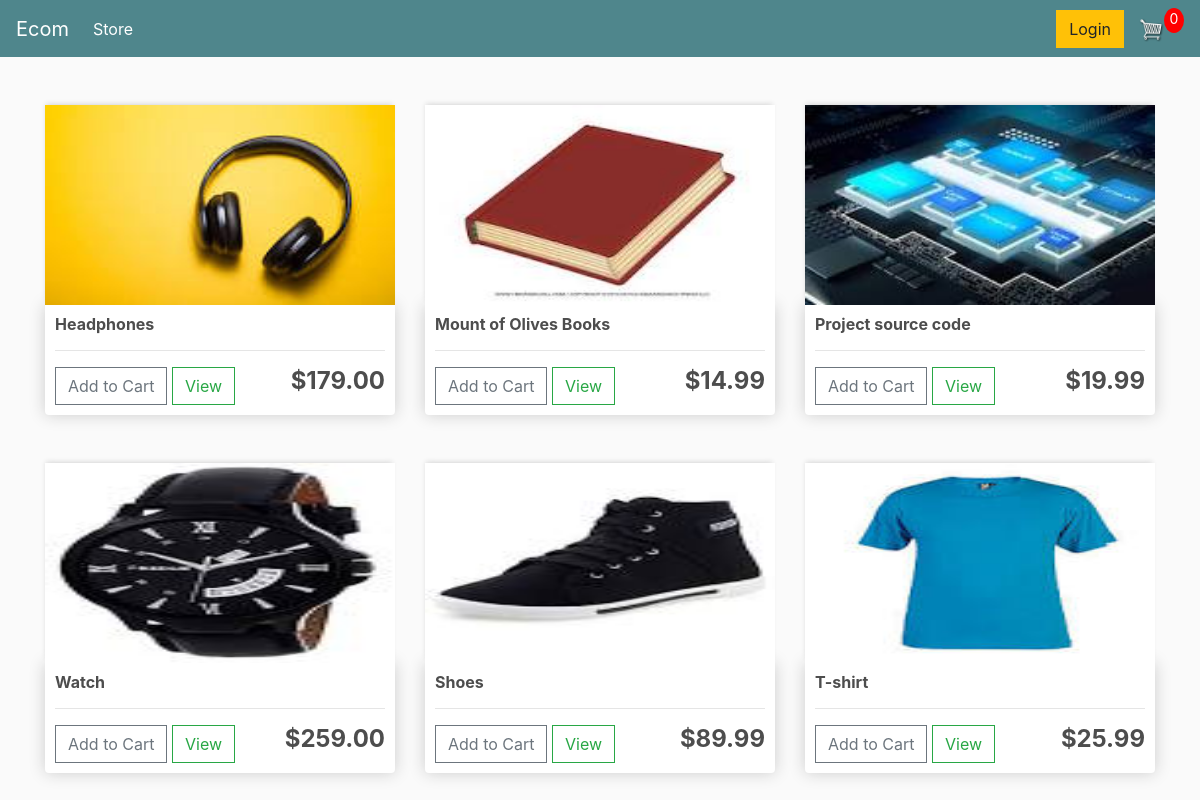
The page / on the database its author committed.
### store/models.py (models this page shows, shortened)
class Product(models.Model):
    name = models.CharField(max_length=200)
    price = models.DecimalField(max_digits=7, decimal_places=2)
    digital = models.BooleanField(default = False, blank=True, null=True)
    image = models.ImageField(blank=True, null=True)
    @property
    def imageURL(self):
        try:
            url = self.image.url
        except:
            url = ' '
        return url

### store/views.py (the view)
# urls.py: path('', include('store.urls')),
def store(request):
	data = cartData(request)
	cartItems = data['cartItems']
	products = Product.objects.all()
	context = {'products':products, 'cartItems':cartItems}
	return render(request, 'store/store.html', context)

### store/utils.py (called while the page is built, shortened)
def cookieCart(request):
    try:
        cart = json.loads(request.COOKIES['cart'])
    except:
        cart = {}
    print('Cart:', cart)
    items = []
    order = {'get_cart_total': 0, 'get_cart_item':0, 'shipping':False}
    cartItems = order['get_cart_item']
    return {'cartItems':cartItems, 'order': order, 'items':items}

def cartData(request):
    if request.user.is_authenticated:
        customer = request.user.customer
        order, created = Order.objects.get_or_create(customer = customer, complete = False)
        items = order.orderitem_set.all()
        cartItems = order.get_cart_item
    else:
        cookieData = cookieCart(request)
        cartItems = cookieData['cartItems']
        order = cookieData['order']
        items = cookieData['items']
    return {'cartItems':cartItems, 'order': order, 'items':items}

### store/templates/store/store.html
{% extends 'store/main.html' %}
{% load static %}
{% block content %}
	<div class="row">
		{% for product in products  %}
		<div class="col-lg-4 mt-4 mb-4">
			<img class="thumbnail" src=" {{product.imageURL}} ">
			<div class="box-element product">
				<h6><strong> {{product.name}} </strong></h6>
				<hr>
				<button data-product={{product.id}} data-action="add" class="btn btn-outline-secondary add-btn update-cart">Add to Cart</button>
				<a class="btn btn-outline-success" href="#">View</a>
				<h4 style="display: inline-block;float:right"><strong>${{product.price|floatformat:2}}</strong></h4>
			</div>
		</div>
		{% endfor %}
	</div>
{% endblock content %}

### store/templates/store/main.html (shortened to what this page needs)
<!DOCTYPE html>
{% load static %}
<html>
<head>
	<link rel="stylesheet" href="https://stackpath.bootstrapcdn.com/bootstrap/4.4.1/css/bootstrap.min.css">
	<link rel="stylesheet" type="text/css" href="{% static 'css/main.css' %}">
</head>
<body>
	<nav class="navbar navbar-expand-lg navbar-dark bg-dark">
	  <a class="navbar-brand" href="{% url 'store' %}">Ecom</a>
	  <div class="collapse navbar-collapse" id="navbarSupportedContent">
	    <ul class="navbar-nav mr-auto">
	      <li class="nav-item active">
	        <a class="nav-link" href="{% url 'store' %}">Store <span class="sr-only">(current)</span></a>
	      </li>
	    </ul>
	    <div class="form-inline my-2 my-lg-0">
	     	<a href="#"class="btn btn-warning">Login</a>
	     	<a href="{% url 'cart' %}">
	    		<img  id="cart-icon" src="{% static 'images/cart.png' %}">
	    	</a>
	    	<p id="cart-total">{{cartItems}}</p>
	    </div>
	  </div>
	</nav>
     <div class="container">
            <br>
            {% block content %}
            {% endblock content %}
         </div>
</body>
</html>

### static/css/main.css (style rules this page uses)
body { background-color: hsl(0, 0%, 98%); }
h1,h2,h3,h4,h5,h6 { color:hsl(0, 0%, 30%); }
.box-element { box-shadow:hsl(0, 0%, 80%) 0 0 16px; background-color: #fff; border-radius: 4px; padding: 10px; }
.thumbnail { width: 100%; height: 200px; -webkit-box-shadow: -1px -3px 5px -2px rgba(214,214,214,1); -moz-box-shadow: -1px -3px 5px -2px rgba(214,214,214,1); box-shadow: -1px -3px 5px -2px rgba(214,214,214,1); }
.product { border-radius: 0 0 4px 4px; }
.bg-dark { background-color: #4f868c!important; }
#cart-icon { width:25px; display: inline-block; margin-left: 15px; }
#cart-total { display: block; text-align: center; color:#fff; background-color: red; width: 20px; height: 25px; border-radius: 50%; font-size: 14px; }
.col-lg-4, .col-lg-6, .col-lg-8, .col-lg-12 { margin-top: 10px; }
.btn { border-radius: 0; }

### rows shown on the page
Product: imageURL (picture), name "Headphones", price "179.00"
Product: imageURL (picture), name "Mount of Olives Books", price "14.99"
Product: imageURL (picture), name "Project source code", price "19.99"
Product: imageURL (picture), name "Watch", price "259.00"
Product: imageURL (picture), name "Shoes", price "89.99"
Product: imageURL (picture), name "T-shirt", price "25.99"

### other values the page prints
{{ cartItems }} "0"
